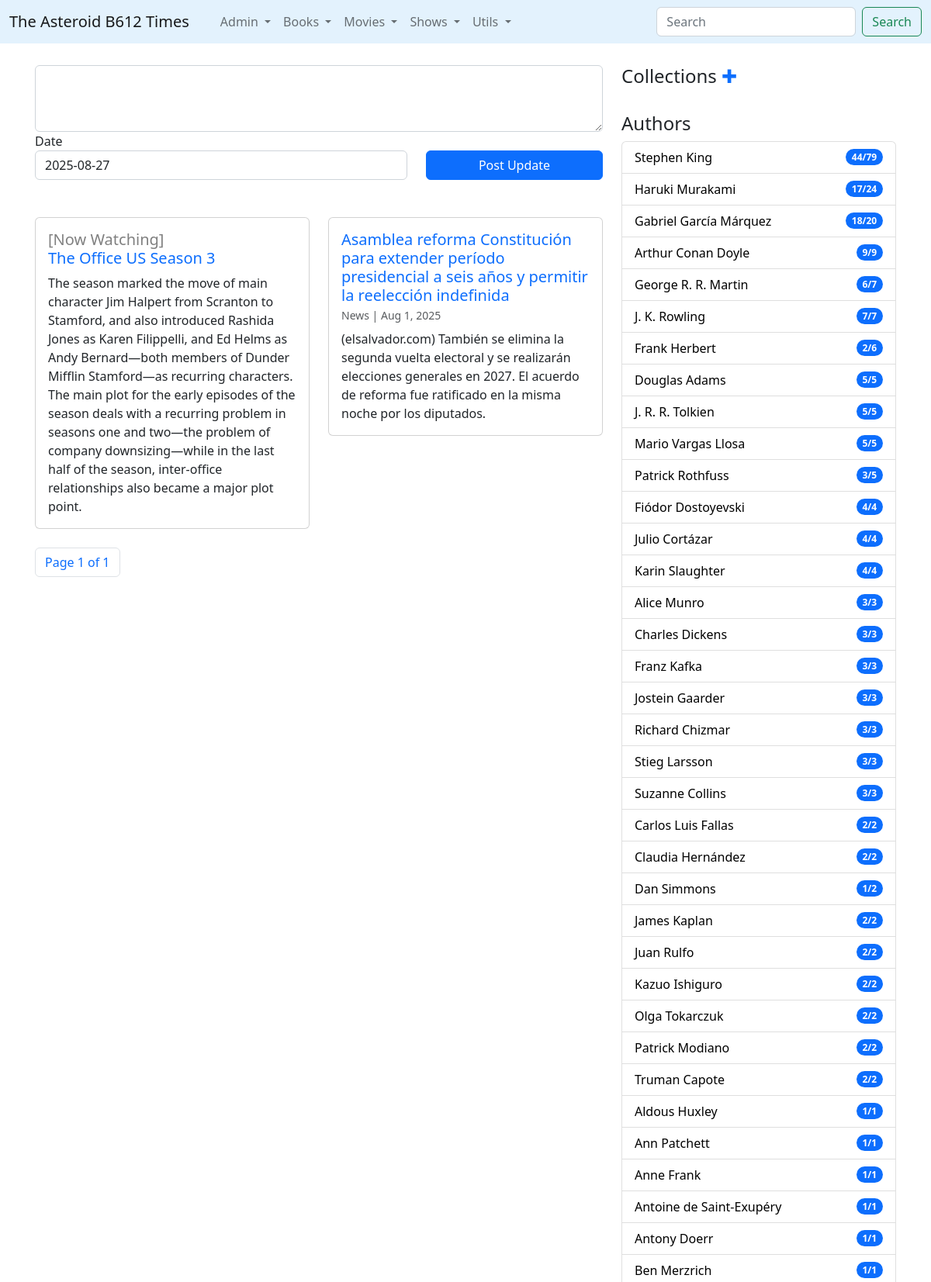
The page / (upper part) on the database its author committed.
### times/models.py (models this page shows, shortened)
class TempConsumo(models.Model):
	show = models.ForeignKey(DiraTemporada,on_delete=models.CASCADE)
	fec_ini = models.DateField()
	fec_fin = models.DateField(null=True,blank=True)

class DiraTemporada(models.Model):
	show_title = models.CharField(max_length=300)
	single_season = models.BooleanField()
	show_premiere = models.DateField()
	show_finale = models.DateField()
	episodes = models.IntegerField()
	avg_duration = models.IntegerField()
	tipo = models.CharField(max_length=50)
	sinopsis = models.TextField()

class Wiki(models.Model):
	wtype = models.ForeignKey(WikiType,on_delete=models.CASCADE)
	title = models.CharField(max_length=512)
	info = models.TextField()
	created_at = models.DateTimeField(auto_now=True)
	updated_at = models.DateTimeField(null=True,blank=True)
	@property
	def headtext(self):
		n_corte = self.info.find('==headtext==')
		if n_corte == -1:
			return self.info[0:350]
		else:
			return self.info[0:n_corte]
	@property
	def onbookcomm(self):
		conteo = MediaWiki.objects.filter(media_type=1,mwiki=self).count()
		if conteo == 0:
			return ""
		else:
			this_mediawiki = MediaWiki.objects.filter(media_type=1,mwiki=self).latest('id')
			this_book = Book.objects.get(pk=int(this_mediawiki.media_id))
			return " on <a href='/book/" + str(this_book.id) + "' style='text-decoration:none;'>"+this_book.titulo+"</a> "

class WikiType(models.Model):
	category = models.CharField(max_length=255)

class DiraOcupation(models.Model):
	persona = models.ForeignKey(DiraPersona, on_delete = models.CASCADE)
	ocupation = models.CharField(max_length=256)

class DiraPersona(models.Model):
	nombre =  models.CharField(max_length=512)
	info = models.TextField()
	@property
	def nbooks(self):
		conteo_f = DiraBookCredit.objects.filter(persona = self, credito='author').count()
		return conteo_f
	@property
	def nreadbooks(self):
		conteo_f = DiraBookCredit.objects.filter(Q(volume__legacy=True) | Q(volume__read=True)).filter(persona = self, credito='author').count()
		return conteo_f

### times/views.py (the view)
# urls.py: path('', views.homepage, name='homepage'),
def homepage(request):
    page = request.GET.get('page', 1)
    nlist = 16
    npics = Wiki.objects.all().count()
    npages = math.ceil(npics/nlist)
    articles = Wiki.objects.all().exclude(wtype__id__in=[1,2,3,4,5,8,20]).exclude(id=180).order_by('-updated_at')
    paginator = Paginator(articles, 12)
    resultados = paginator.get_page(page)
    pinned_posts = Wiki.objects.filter(id=180)
    on_reading = DiraConsumo.objects.filter(fec_fin__isnull=True)
    on_lnreading = DiraBunkoSeriesConsumo.objects.filter(fec_fin__isnull=True)
    now_watching = TempConsumo.objects.filter(fec_fin__isnull=True)
    if int(page) > 1:
        on_reading = None
    authors = Credito.objects.filter(ctype__id=1,media_type=1).exclude(persona__id__in = [36,40]).values('persona__title','persona__id').annotate(qbooks=Count('media_id')).order_by('-qbooks')
    autores = sorted(DiraOcupation.objects.filter(ocupation='author').all().order_by('persona__nombre'),key=lambda t: t.persona.nbooks, reverse=True)
    dpaginas = PageRels.objects.values('page__titulo','page__id').annotate(qitems = Count('page__id'), lastup=Max('child__updated_at')).order_by('-lastup')[0:50]
    return render(request,'homepage.html',{'articles':resultados,'pinned_posts':pinned_posts,'dpaginas':dpaginas,'npages':range(npages),'on_reading':on_reading,'on_lnreading':on_lnreading,'authors':autores,'npage':int(page),'now_watching':now_watching})

### times/templates/homepage.html (shortened to what this page needs)
{% extends 'base.html' %}
{% load static %}
{% block contenido %}
{%if npage == 1 %}
<article>
    <form method="POST" action="{% url 'savepost' %}">
    <div class="form-group">
	    <textarea name = "entrada" class="form-control" id="exampleFormControlTextarea1" rows="3"></textarea>
	  </div>
	   <div class="row">
	  <div class="form-group col-sm-6 col-lg-8 mb-8">
	    <label for="exampleFormControlInput1">Date</label>
	    <input type = "text" value="{% now 'Y-m-d' %}" name="fecha" class="form-control" id="exampleFormControlInput1">
    </div>
    <div class="form-group col-sm-6 col-lg-4 mb-4">
        <label for="exampleFormControlInput1">&nbsp;&nbsp;</label>
	    <button type="submit" class="btn btn-primary" style="width:100%">Post Update</button>
	  </div>
	  </div>
    </form>
</article>
<br>
{%endif%}
<div class="row" data-masonry='{"percentPosition": true }'>
  {% if now_watching %}
  {% for r in now_watching %}
  <div class="col-sm-6 col-lg-6 mb-4">
      <div class="card">
        <div class="card-body">
          <h5 class="card-title"><a href='{% url "show" r.show.id  %}' style="text-decoration: none;"><span style="color:grey;">[Now Watching]</span>
          <br>{{r.show.show_title}}</a></h5>
          <p class="card-text">{{r.show.sinopsis}}</p>
        </div>
      </div>
       </div>
  {% endfor %}
  {%  endif %}
{% for a in articles %}
<div class="col-sm-6 col-lg-6 mb-4">
      <div class="card">
        <div class="card-body">
          <h5 class="card-title"><a href='{% url "wiki" a.id  %}' style="text-decoration: none;">{{a.title}}</a>
          	<br><small class="text-muted" style="font-size: 0.7em; font-weight: normal;">{{a.wtype.category|capfirst}} {{a.onbookcomm|safe}}| {{a.created_at|date:"M j, Y"}}</small></h5>
          <p class="card-text">{{a.headtext}}</p>
        </div>
      </div>
       </div>
{% endfor %}
</div>
<nav aria-label="Page navigation example">
     <ul class="pagination">
    <li class="page-item"><span class="page-link">Page {{ articles.number }} of {{ articles.paginator.num_pages }}</span> </li>
    </ul>
</nav>
{% endblock%}
{% block rightbar %}
<br>
<h4>Collections <a href="{% url 'addcoleccion' %}" style="text-decoration:none;">&#x271A;</a></h4>
  <br>
<h4>Authors</h4>
      <ul class="list-group">
        {% for d in authors %}
          <li class="list-group-item d-flex justify-content-between align-items-center">
          <a href="{% url 'diraPersona' d.persona.id %}" style="color:black; text-decoration: none;"> {{d.persona.nombre}}</a>
            <span class="badge bg-primary rounded-pill">{{d.persona.nreadbooks}}/{{d.persona.nbooks}}</span>
          </li>
        {% endfor %}
      </ul>
      <br><br>
{% endblock %}

### rows shown on the page
TempConsumo: show.show_title "The Office US Season 3", show.sinopsis "The season marked the move of main character Jim Halpert from Scranton to Stamford, and also introduced Rashida Jones as Karen Filippelli, and Ed Helms as Andy Bernard—both members of Dunder Mifflin Stamford—as recurring characters. The main plot for the early episodes of the season deals with a recurring problem in seasons one and two—the problem of company downsizing—while in the last half of the season, inter-office relationships also became a major plot point."
Wiki: title "Asamblea reforma Constitución para extender período presidencial a seis años y permitir la reelección indefinida", wtype.category "News", created_at "Aug 1, 2025", headtext "(elsalvador.com) También se elimina la segunda vuelta electoral y se realizarán elecciones generales en 2027. El acuerdo de reforma fue ratificado en la misma noche por los diputados."
DiraOcupation: persona.nombre "Stephen King", persona.nreadbooks "44", persona.nbooks "79"
DiraOcupation: persona.nombre "Haruki Murakami", persona.nreadbooks "17", persona.nbooks "24"
DiraOcupation: persona.nombre "Gabriel García Márquez", persona.nreadbooks "18", persona.nbooks "20"
DiraOcupation: persona.nombre "Arthur Conan Doyle", persona.nreadbooks "9", persona.nbooks "9"
DiraOcupation: persona.nombre "George R. R. Martin", persona.nreadbooks "6", persona.nbooks "7"
DiraOcupation: persona.nombre "J. K. Rowling", persona.nreadbooks "7", persona.nbooks "7"
DiraOcupation: persona.nombre "Frank Herbert", persona.nreadbooks "2", persona.nbooks "6"
DiraOcupation: persona.nombre "Douglas Adams", persona.nreadbooks "5", persona.nbooks "5"
DiraOcupation: persona.nombre "J. R. R. Tolkien", persona.nreadbooks "5", persona.nbooks "5"
DiraOcupation: persona.nombre "Mario Vargas Llosa", persona.nreadbooks "5", persona.nbooks "5"
DiraOcupation: persona.nombre "Patrick Rothfuss", persona.nreadbooks "3", persona.nbooks "5"
DiraOcupation: persona.nombre "Fiódor Dostoyevski", persona.nreadbooks "4", persona.nbooks "4"
DiraOcupation: persona.nombre "Julio Cortázar", persona.nreadbooks "4", persona.nbooks "4"
DiraOcupation: persona.nombre "Karin Slaughter", persona.nreadbooks "4", persona.nbooks "4"
DiraOcupation: persona.nombre "Alice Munro", persona.nreadbooks "3", persona.nbooks "3"
DiraOcupation: persona.nombre "Charles Dickens", persona.nreadbooks "3", persona.nbooks "3"
DiraOcupation: persona.nombre "Franz Kafka", persona.nreadbooks "3", persona.nbooks "3"
DiraOcupation: persona.nombre "Jostein Gaarder", persona.nreadbooks "3", persona.nbooks "3"
DiraOcupation: persona.nombre "Richard Chizmar", persona.nreadbooks "3", persona.nbooks "3"
DiraOcupation: persona.nombre "Stieg Larsson", persona.nreadbooks "3", persona.nbooks "3"
DiraOcupation: persona.nombre "Suzanne Collins", persona.nreadbooks "3", persona.nbooks "3"
DiraOcupation: persona.nombre "Carlos Luis Fallas", persona.nreadbooks "2", persona.nbooks "2"
DiraOcupation: persona.nombre "Claudia Hernández", persona.nreadbooks "2", persona.nbooks "2"
DiraOcupation: persona.nombre "Dan Simmons", persona.nreadbooks "1", persona.nbooks "2"
DiraOcupation: persona.nombre "James Kaplan", persona.nreadbooks "2", persona.nbooks "2"
DiraOcupation: persona.nombre "Juan Rulfo", persona.nreadbooks "2", persona.nbooks "2"
DiraOcupation: persona.nombre "Kazuo Ishiguro", persona.nreadbooks "2", persona.nbooks "2"
DiraOcupation: persona.nombre "Olga Tokarczuk", persona.nreadbooks "2", persona.nbooks "2"
DiraOcupation: persona.nombre "Patrick Modiano", persona.nreadbooks "2", persona.nbooks "2"
DiraOcupation: persona.nombre "Truman Capote", persona.nreadbooks "2", persona.nbooks "2"
DiraOcupation: persona.nombre "Aldous Huxley", persona.nreadbooks "1", persona.nbooks "1"
DiraOcupation: persona.nombre "Ann Patchett", persona.nreadbooks "1", persona.nbooks "1"
DiraOcupation: persona.nombre "Anne Frank", persona.nreadbooks "1", persona.nbooks "1"
DiraOcupation: persona.nombre "Antoine de Saint-Exupéry", persona.nreadbooks "1", persona.nbooks "1"
DiraOcupation: persona.nombre "Antony Doerr", persona.nreadbooks "1", persona.nbooks "1"
DiraOcupation: persona.nombre "Ben Merzrich", persona.nreadbooks "1", persona.nbooks "1"

### other values the page prints
{{ articles.number }} "1"
{{ articles.paginator.num_pages }} "1"
